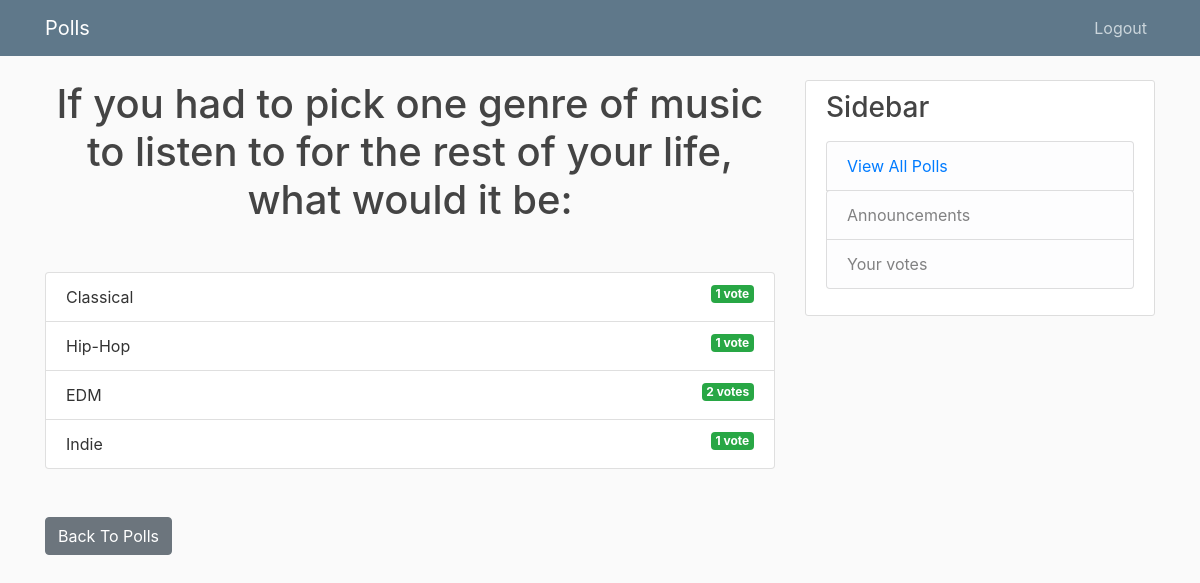
/7/results/ (signed in), run on the app's committed database.
### polls/models.py (models this page shows, shortened)
class Question(models.Model):
	question_content = models.CharField(max_length=200)
	date_posted = models.DateTimeField(default=timezone.now)

class Choice(models.Model):
	question = models.ForeignKey(Question , on_delete = models.CASCADE)
	choice_content = models.CharField(max_length=200)
	votes = models.IntegerField(default=0)

### polls/views.py (the view)
# urls.py: path('<int:question_id>/results/', views.results, name='results'),
@login_required
def results(request , question_id):
	question = get_object_or_404(Question ,pk = question_id)
	return render(request , 'polls/results.html' , {'question':question})

### polls/templates/polls/results.html
{% extends 'polls/base.html' %}
{% block content %}
    <h1 class ="mb-5 text-center">{{ question.question_content }}</h1>
    <ul class ="list-group mb-5">
        {% for choice in question.choice_set.all %}
        <li class ="list-group-item">
            {{ choice.choice_content }} <span class ="badge badge-success float-right">{{ choice.votes }}
                vote{{ choice.votes | pluralize }}</span>
        </li>
        {% endfor %}
    </ul>
    <a class ="btn btn-secondary" href ="{% url 'Index_view' %}">Back To Polls</a>
{% endblock %}

### polls/static/polls/main.css (style rules this page uses)
body { background: #fafafa; color: #333333; margin-top: 5rem; }
h1, h2, h3, h4, h5, h6 { color: #444444; }
ul { margin: 0; }

### data on the page
Question: question_content "If you had to pick one genre of music to listen to for the rest of your life, what would it be:"
Choice: choice_content "Classical", votes "1"
Choice: choice_content "Hip-Hop", votes "1"
Choice: choice_content "EDM", votes "2", votes|pluralize "s"
Choice: choice_content "Indie", votes "1"
